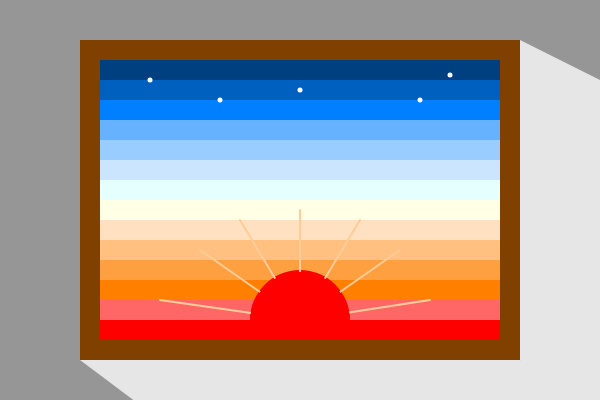
Frame 1 (no input)
Frame 60 (no input): identical to frame 1, image omitted
Frame 120 (the mouse pressed at the canvas centre since frame 60): identical to frame 1, image omitted

The p5.js sketch that drew this single still picture (run headless with seeded random() and noise() and a simulated clock; from frame 60 on, the mouse is pressed at the canvas centre):

// p5.js sketch
// ── sketch.js
function setup() {
  createCanvas(600, 400);
}
function draw() {
  background(150);
  noStroke();
  fill('#FF0000');
  rect(100, 320, 400, 20);
  fill('#FF6666');
  rect(100, 300, 400, 20);
  fill('#FF8000');
  rect(100, 280, 400, 20);
  fill('#FFA040');
  rect(100, 260, 400, 20);
  fill('#FFC080');
  rect(100, 240, 400, 20);
  fill('#FFE0C0');
  rect(100, 220, 400, 20);
  fill('#FFFFE5');
  rect(100, 200, 400, 20);
  fill('#E5FFFF');
  rect(100, 180, 400, 20);
  fill('#CCE5FF');
  rect(100, 160, 400, 20);
  fill('#99CCFF');
  rect(100, 140, 400, 20);
  fill('#66B2FF');
  rect(100, 120, 400, 20);
  fill('#0080FF');
  rect(100, 100, 400, 20);
  fill('#0060C0');
  rect(100, 80, 400, 20);
  fill('#004080');
  rect(100, 60, 400, 20);
  fill('#FF0000'); 
  arc(300, 320, 100, 100, PI, 0);
  
  //별
  stroke(255);
  strokeWeight(5);
  point(150, 80);
  point(450, 75);
  point(300, 90);
  point(220, 100);
  point(420, 100);
  
  //햇빛
  stroke('#FFCC99');
  strokeWeight(2);
  line(300, 320, 160, 300);
  line(300, 320, 200, 250); 
  line(300, 320, 240, 220);
  line(300, 320, 300, 210);
  line(300, 320, 360, 220);
  line(300, 320, 400, 250);
  line(300, 320, 430, 300);
  
  //해
  noStroke();
  fill('#FF0000'); 
  arc(300, 322, 100, 100, PI, 0);
  
  //창틀
  fill('#804000');
  rect(100, 40, 400, 20);
  rect(100, 340, 400, 20);
  rect(80, 40, 20, 320);
  rect(500, 40, 20, 320);
  
  //빛
  fill(230); 
  quad(520, 40, 600, 80, 600, 450, 520, 360);
  quad(80, 360, 520, 360, 600, 400, 200, 450);
}
